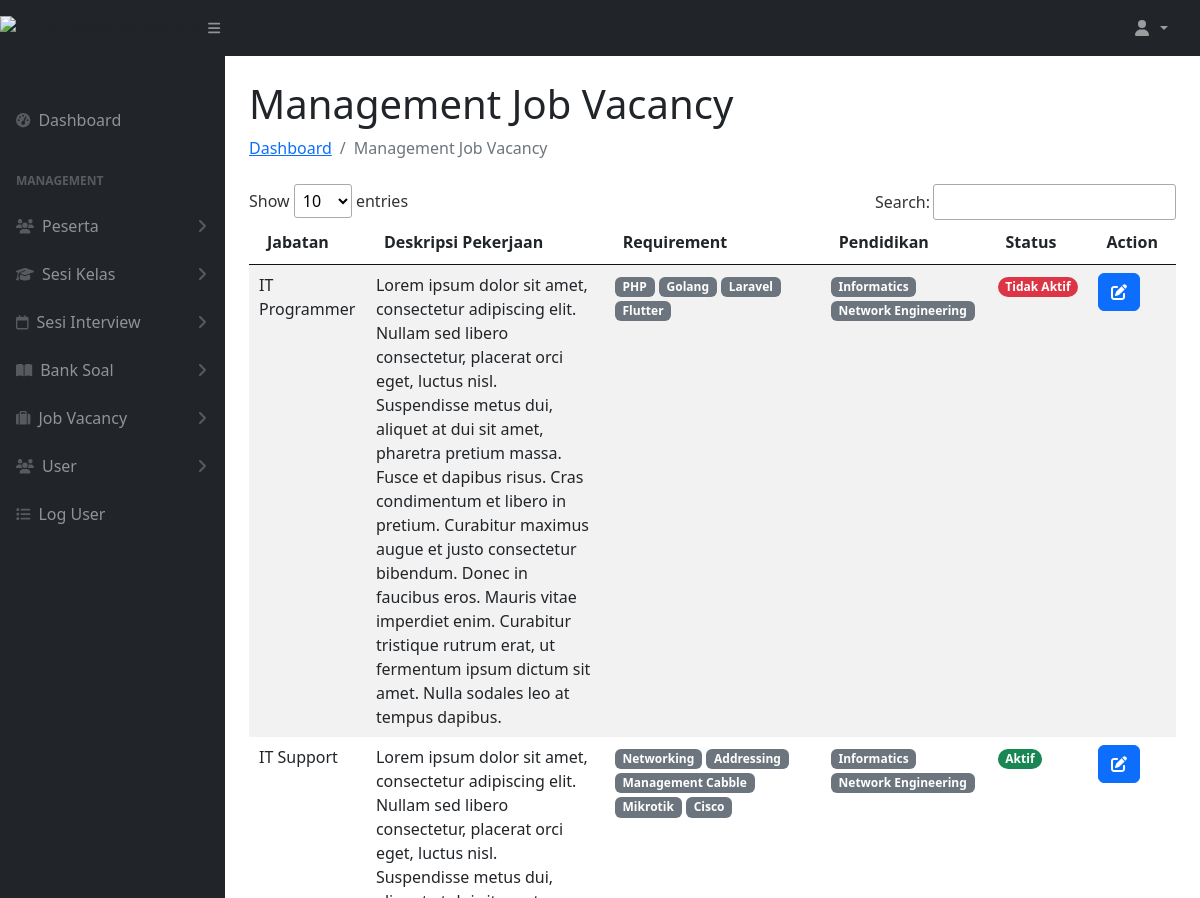
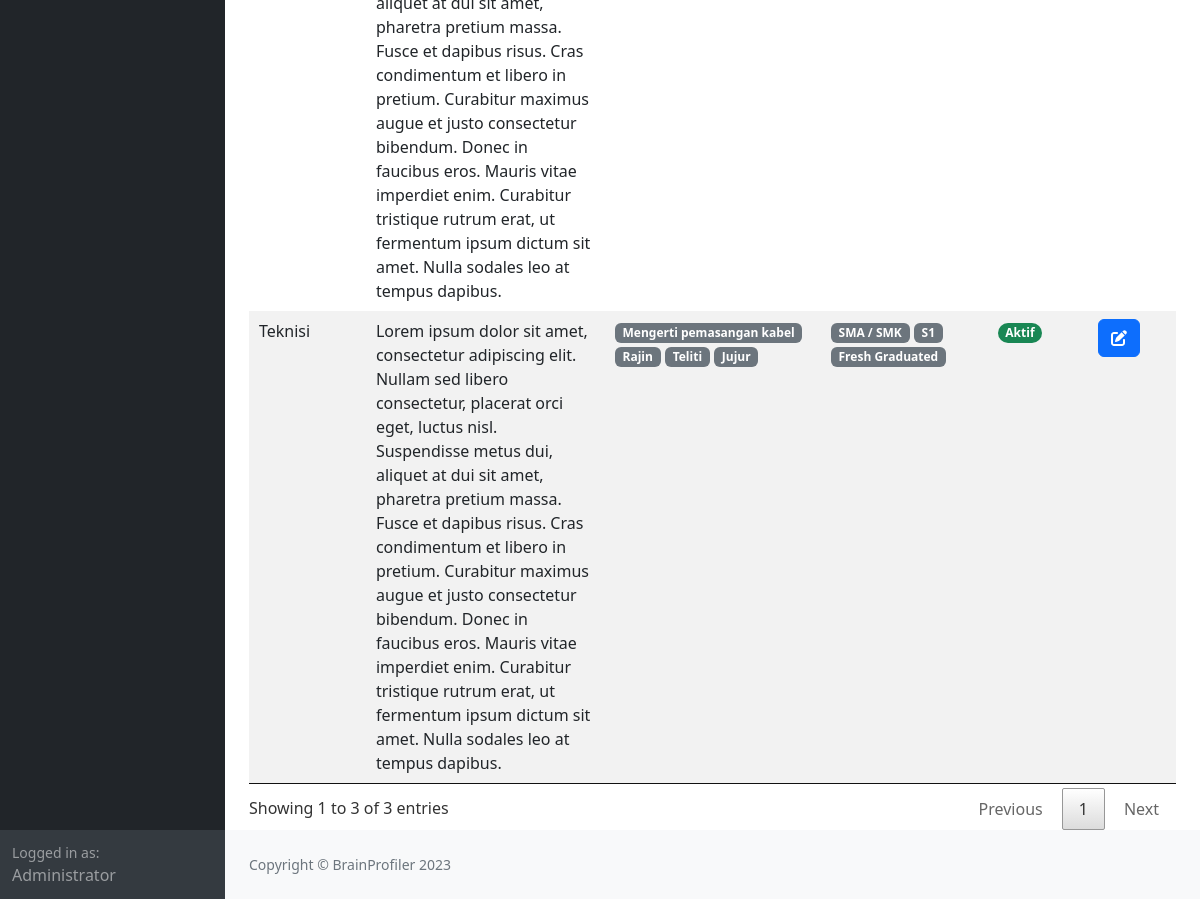
The page /AdminDashboard/jobVacancy on the database its author committed (2 pictures, top to bottom).
### tables this page shows
CREATE TABLE `jobv` (
  `jobv_id` int(10) NOT NULL,
  `jobv_title` varchar(255) NOT NULL,
  `jobv_desc` text NOT NULL,
  `jobv_requirement` text NOT NULL,
  `jobv_major` varchar(255) NOT NULL,
  `jobv_status` int(2) NOT NULL
);

### application/controllers/AdminDashboard.php (called while the page is built, shortened)
<?php
class AdminDashboard extends CI_Controller
{
	function __construct()
	{
		$this->load->model('Admin_data');
	}
	function jobVacancy()
	{
		$data['content'] = 'admin/jobv/list';
		$data['title']  = "Management Job Vacancy";
		$data['peserta'] = $this->Admin_data->jobVacancy('jobv')->result();
		$this->load->view("admin/dashboard", $data);
	}
}

### index.php (called while the page is built, shortened)
<?php
require_once BASEPATH.'core/CodeIgniter.php';

### application/models/Admin_data.php (called while the page is built, shortened)
<?php
class Admin_data extends CI_Model
{
	function jobVacancy($table)
	{
		return $this->db->get($table);
	}
}

### application/views/admin/jobv/list.php (the view, shortened to what this page needs)
<html>
<head>
	<link href="<?= base_url('assets/css/jquery.dataTables.min.css') ?>" rel="stylesheet">
</head>
<body>
	<h1 class="mt-4">Management Job Vacancy</h1>
	<ol class="breadcrumb mb-4">
		<li class="breadcrumb-item"><a href="#">Dashboard</a></li>
		<li class="breadcrumb-item active">Management Job Vacancy</li>
	</ol>
	<table class="table table-hover table-striped table-borderless" id="pesertaTable">
		<thead>
			<tr>
				<th>Jabatan</th>
				<th>Deskripsi Pekerjaan</th>
				<th>Requirement</th>
				<th>Pendidikan</th>
				<th>Status</th>
				<th>Action</th>
			</tr>
		</thead>
		<tbody>
			<?php foreach ($peserta as $ps) : ?>
				<tr>
					<td><?= $ps->jobv_title; ?></td>
					<td><?= $ps->jobv_desc; ?></td>
					<td>
						<?php
						$persyaratan = $ps->jobv_requirement;
						if (strpos($persyaratan, ',') !== false) {
							$persyaratan_array = explode(',', $persyaratan);
							foreach ($persyaratan_array as $item) {
								$item = trim($item);
						?>
								<span class="badge text-bg-secondary"><?= $item ?></span>
						<?php
							}
						} else {
							echo $persyaratan;
						}
						?>
					</td>
					<td>
						<?php
						$persyaratan = $ps->jobv_major;
						if (strpos($persyaratan, ',') !== false) {
							$persyaratan_array = explode(',', $persyaratan);
							foreach ($persyaratan_array as $item) {
								$item = trim($item);
						?>
								<span class="badge text-bg-secondary"><?= $item ?></span>
						<?php
							}
						} else {
							echo $persyaratan;
						}
						?>
					</td>
					<td>
						<?php
						if ($ps->jobv_status == 0) {
							echo "<span class='badge rounded-pill text-bg-danger'>Tidak Aktif</span>";
						} else if ($ps->jobv_status == 1) {
							echo "<span class='badge rounded-pill text-bg-success'>Aktif</span>";
						}
						?>
					</td>
					<td>
						<a href="<?= site_url('AdminDashboard/viewJobVacancy/' . $ps->jobv_id) ?>" class="btn btn-primary"><i class="fas fa-edit"></i></a>
					</td>
				</tr>
			<?php endforeach ?>
		</tbody>
	</table>
</body>
</html>

### rows shown on the page
jobv: jobv_title "IT Support", jobv_desc "Lorem ipsum dolor sit amet, consectetur adipiscing elit. Nullam sed libero consectetur, placerat orci eget, luctus nisl. Suspendisse metus dui, aliquet at dui sit amet, pharetra pretium massa. Fusce et dapibus risus. Cras condimentum et libero in pretium. Curabitur maximus augue et justo consectetur bibendum. Donec in faucibus eros. Mauris vitae imperdiet enim. Curabitur tristique rutrum erat, ut fermentum ipsum dictum sit amet. Nulla sodales leo at tempus dapibus.", jobv_requirement "Networking", jobv_requirement "Addressing", jobv_requirement "Management Cabble", jobv_requirement "Mikrotik", jobv_requirement "Cisco", jobv_major "Informatics", jobv_major "Network Engineering", jobv_status "Aktif"
jobv: jobv_title "IT Programmer", jobv_desc "Lorem ipsum dolor sit amet, consectetur adipiscing elit. Nullam sed libero consectetur, placerat orci eget, luctus nisl. Suspendisse metus dui, aliquet at dui sit amet, pharetra pretium massa. Fusce et dapibus risus. Cras condimentum et libero in pretium. Curabitur maximus augue et justo consectetur bibendum. Donec in faucibus eros. Mauris vitae imperdiet enim. Curabitur tristique rutrum erat, ut fermentum ipsum dictum sit amet. Nulla sodales leo at tempus dapibus.", jobv_requirement "PHP", jobv_requirement "Golang", jobv_requirement "Laravel", jobv_requirement "Flutter", jobv_major "Informatics", jobv_major "Network Engineering", jobv_status "Tidak Aktif"
jobv: jobv_title "Teknisi", jobv_desc "Lorem ipsum dolor sit amet, consectetur adipiscing elit. Nullam sed libero consectetur, placerat orci eget, luctus nisl. Suspendisse metus dui, aliquet at dui sit amet, pharetra pretium massa. Fusce et dapibus risus. Cras condimentum et libero in pretium. Curabitur maximus augue et justo consectetur bibendum. Donec in faucibus eros. Mauris vitae imperdiet enim. Curabitur tristique rutrum erat, ut fermentum ipsum dictum sit amet. Nulla sodales leo at tempus dapibus.", jobv_requirement "Mengerti pemasangan kabel", jobv_requirement "Rajin", jobv_requirement "Teliti", jobv_requirement "Jujur", jobv_major "SMA / SMK", jobv_major "S1", jobv_major "Fresh Graduated", jobv_status "Aktif"
